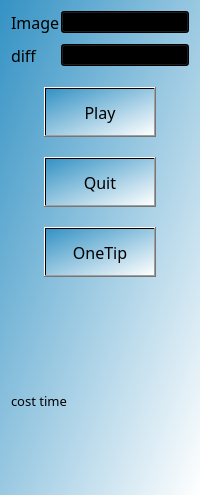
<?xml version="1.0" encoding="UTF-8"?>
<ui version="4.0">
 <class>CtrlPanelUI</class>
 <widget class="QWidget" name="CtrlPanelUI">
  <property name="geometry">
   <rect>
    <x>0</x>
    <y>0</y>
    <width>200</width>
    <height>495</height>
   </rect>
  </property>
  <property name="sizePolicy">
   <sizepolicy hsizetype="Fixed" vsizetype="Preferred">
    <horstretch>0</horstretch>
    <verstretch>0</verstretch>
   </sizepolicy>
  </property>
  <property name="minimumSize">
   <size>
    <width>200</width>
    <height>0</height>
   </size>
  </property>
  <property name="maximumSize">
   <size>
    <width>200</width>
    <height>16777215</height>
   </size>
  </property>
  <property name="windowTitle">
   <string>Form</string>
  </property>
  <property name="autoFillBackground">
   <bool>false</bool>
  </property>
  <property name="styleSheet">
   <string notr="true">background-color: qlineargradient(spread:pad, x1:0, y1:0, x2:1, y2:1, stop:0 rgba(52, 146, 196, 255),stop:1 rgba(255, 255, 255, 255));</string>
  </property>
  <layout class="QVBoxLayout" name="verticalLayout">
   <property name="spacing">
    <number>0</number>
   </property>
   <item>
    <layout class="QHBoxLayout" name="horizontalLayout">
     <item>
      <widget class="QLabel" name="label">
       <property name="sizePolicy">
        <sizepolicy hsizetype="Fixed" vsizetype="Preferred">
         <horstretch>0</horstretch>
         <verstretch>0</verstretch>
        </sizepolicy>
       </property>
       <property name="minimumSize">
        <size>
         <width>50</width>
         <height>0</height>
        </size>
       </property>
       <property name="font">
        <font>
         <family>微软雅黑</family>
         <pointsize>12</pointsize>
        </font>
       </property>
       <property name="styleSheet">
        <string notr="true">background-color: rgb(255, 255, 255, 0%);</string>
       </property>
       <property name="text">
        <string>Image</string>
       </property>
      </widget>
     </item>
     <item>
      <widget class="QComboBox" name="imgcb"/>
     </item>
    </layout>
   </item>
   <item>
    <spacer name="verticalSpacer">
     <property name="orientation">
      <enum>Qt::Vertical</enum>
     </property>
     <property name="sizeType">
      <enum>QSizePolicy::Fixed</enum>
     </property>
     <property name="sizeHint" stdset="0">
      <size>
       <width>20</width>
       <height>10</height>
      </size>
     </property>
    </spacer>
   </item>
   <item>
    <layout class="QHBoxLayout" name="horizontalLayout_2">
     <item>
      <widget class="QLabel" name="label_2">
       <property name="sizePolicy">
        <sizepolicy hsizetype="Fixed" vsizetype="Preferred">
         <horstretch>0</horstretch>
         <verstretch>0</verstretch>
        </sizepolicy>
       </property>
       <property name="minimumSize">
        <size>
         <width>50</width>
         <height>0</height>
        </size>
       </property>
       <property name="font">
        <font>
         <family>微软雅黑</family>
         <pointsize>12</pointsize>
        </font>
       </property>
       <property name="styleSheet">
        <string notr="true">background-color: rgb(255, 255, 255, 0%);</string>
       </property>
       <property name="text">
        <string>diff</string>
       </property>
      </widget>
     </item>
     <item>
      <widget class="QComboBox" name="levelcb"/>
     </item>
    </layout>
   </item>
   <item>
    <spacer name="verticalSpacer_2">
     <property name="orientation">
      <enum>Qt::Vertical</enum>
     </property>
     <property name="sizeType">
      <enum>QSizePolicy::Fixed</enum>
     </property>
     <property name="sizeHint" stdset="0">
      <size>
       <width>20</width>
       <height>20</height>
      </size>
     </property>
    </spacer>
   </item>
   <item>
    <layout class="QHBoxLayout" name="horizontalLayout_3">
     <item>
      <widget class="QPushButton" name="playbtn">
       <property name="sizePolicy">
        <sizepolicy hsizetype="Fixed" vsizetype="Fixed">
         <horstretch>0</horstretch>
         <verstretch>0</verstretch>
        </sizepolicy>
       </property>
       <property name="minimumSize">
        <size>
         <width>112</width>
         <height>50</height>
        </size>
       </property>
       <property name="font">
        <font>
         <family>微软雅黑</family>
         <pointsize>12</pointsize>
        </font>
       </property>
       <property name="text">
        <string>Play</string>
       </property>
      </widget>
     </item>
    </layout>
   </item>
   <item>
    <spacer name="verticalSpacer_3">
     <property name="orientation">
      <enum>Qt::Vertical</enum>
     </property>
     <property name="sizeType">
      <enum>QSizePolicy::Fixed</enum>
     </property>
     <property name="sizeHint" stdset="0">
      <size>
       <width>20</width>
       <height>20</height>
      </size>
     </property>
    </spacer>
   </item>
   <item>
    <layout class="QHBoxLayout" name="horizontalLayout_4">
     <item>
      <widget class="QPushButton" name="quitbtn">
       <property name="sizePolicy">
        <sizepolicy hsizetype="Fixed" vsizetype="Fixed">
         <horstretch>0</horstretch>
         <verstretch>0</verstretch>
        </sizepolicy>
       </property>
       <property name="minimumSize">
        <size>
         <width>112</width>
         <height>50</height>
        </size>
       </property>
       <property name="font">
        <font>
         <family>微软雅黑</family>
         <pointsize>12</pointsize>
        </font>
       </property>
       <property name="text">
        <string>Quit</string>
       </property>
      </widget>
     </item>
    </layout>
   </item>
   <item>
    <spacer name="verticalSpacer_4">
     <property name="orientation">
      <enum>Qt::Vertical</enum>
     </property>
     <property name="sizeType">
      <enum>QSizePolicy::Fixed</enum>
     </property>
     <property name="sizeHint" stdset="0">
      <size>
       <width>20</width>
       <height>20</height>
      </size>
     </property>
    </spacer>
   </item>
   <item>
    <layout class="QHBoxLayout" name="horizontalLayout_5">
     <item>
      <widget class="QPushButton" name="tipbtn">
       <property name="sizePolicy">
        <sizepolicy hsizetype="Fixed" vsizetype="Fixed">
         <horstretch>0</horstretch>
         <verstretch>0</verstretch>
        </sizepolicy>
       </property>
       <property name="minimumSize">
        <size>
         <width>112</width>
         <height>50</height>
        </size>
       </property>
       <property name="font">
        <font>
         <family>微软雅黑</family>
         <pointsize>12</pointsize>
        </font>
       </property>
       <property name="text">
        <string>OneTip</string>
       </property>
      </widget>
     </item>
    </layout>
   </item>
   <item>
    <spacer name="verticalSpacer_5">
     <property name="orientation">
      <enum>Qt::Vertical</enum>
     </property>
     <property name="sizeType">
      <enum>QSizePolicy::Fixed</enum>
     </property>
     <property name="sizeHint" stdset="0">
      <size>
       <width>20</width>
       <height>40</height>
      </size>
     </property>
    </spacer>
   </item>
   <item>
    <widget class="QLabel" name="resultlabel">
     <property name="font">
      <font>
       <family>微软雅黑</family>
       <pointsize>10</pointsize>
      </font>
     </property>
     <property name="styleSheet">
      <string notr="true">background-color: rgb(255, 255, 255, 0%);</string>
     </property>
     <property name="text">
      <string>cost time</string>
     </property>
    </widget>
   </item>
  </layout>
 </widget>
 <resources/>
 <connections/>
</ui>
